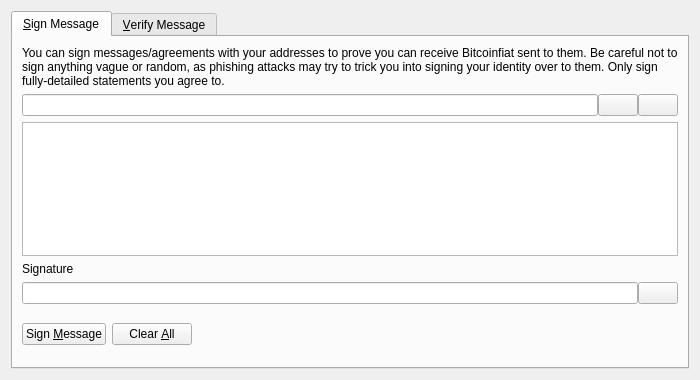
<?xml version="1.0" encoding="UTF-8"?>
<ui version="4.0">
 <class>SignVerifyMessageDialog</class>
 <widget class="QDialog" name="SignVerifyMessageDialog">
  <property name="geometry">
   <rect>
    <x>0</x>
    <y>0</y>
    <width>700</width>
    <height>380</height>
   </rect>
  </property>
  <property name="windowTitle">
   <string>Signatures - Sign / Verify a Message</string>
  </property>
  <property name="modal">
   <bool>true</bool>
  </property>
  <layout class="QVBoxLayout" name="verticalLayout">
   <item>
    <widget class="QTabWidget" name="tabWidget">
     <property name="currentIndex">
      <number>0</number>
     </property>
     <widget class="QWidget" name="tabSignMessage">
      <attribute name="title">
       <string>&amp;Sign Message</string>
      </attribute>
      <layout class="QVBoxLayout" name="verticalLayout_SM">
       <item>
        <widget class="QLabel" name="infoLabel_SM">
         <property name="text">
          <string>You can sign messages/agreements with your addresses to prove you can receive Bitcoinfiat sent to them. Be careful not to sign anything vague or random, as phishing attacks may try to trick you into signing your identity over to them. Only sign fully-detailed statements you agree to.</string>
         </property>
         <property name="textFormat">
          <enum>Qt::PlainText</enum>
         </property>
         <property name="wordWrap">
          <bool>true</bool>
         </property>
        </widget>
       </item>
       <item>
        <layout class="QHBoxLayout" name="horizontalLayout_1_SM">
         <property name="spacing">
          <number>0</number>
         </property>
         <item>
          <widget class="QValidatedLineEdit" name="addressIn_SM">
           <property name="toolTip">
            <string>The Bitcoinfiat address to sign the message with</string>
           </property>
          </widget>
         </item>
         <item>
          <widget class="QPushButton" name="addressBookButton_SM">
           <property name="toolTip">
            <string>Choose previously used address</string>
           </property>
           <property name="text">
            <string/>
           </property>
           <property name="shortcut">
            <string>Alt+A</string>
           </property>
           <property name="autoDefault">
            <bool>false</bool>
           </property>
          </widget>
         </item>
         <item>
          <widget class="QPushButton" name="pasteButton_SM">
           <property name="toolTip">
            <string>Paste address from clipboard</string>
           </property>
           <property name="text">
            <string/>
           </property>
           <property name="shortcut">
            <string>Alt+P</string>
           </property>
           <property name="autoDefault">
            <bool>false</bool>
           </property>
          </widget>
         </item>
        </layout>
       </item>
       <item>
        <widget class="QPlainTextEdit" name="messageIn_SM">
         <property name="toolTip">
          <string>Enter the message you want to sign here</string>
         </property>
        </widget>
       </item>
       <item>
        <widget class="QLabel" name="signatureLabel_SM">
         <property name="text">
          <string>Signature</string>
         </property>
         <property name="textFormat">
          <enum>Qt::PlainText</enum>
         </property>
        </widget>
       </item>
       <item>
        <layout class="QHBoxLayout" name="horizontalLayout_2_SM">
         <property name="spacing">
          <number>0</number>
         </property>
         <item>
          <widget class="QLineEdit" name="signatureOut_SM">
           <property name="font">
            <font>
             <italic>true</italic>
            </font>
           </property>
           <property name="readOnly">
            <bool>true</bool>
           </property>
          </widget>
         </item>
         <item>
          <widget class="QPushButton" name="copySignatureButton_SM">
           <property name="toolTip">
            <string>Copy the current signature to the system clipboard</string>
           </property>
           <property name="text">
            <string/>
           </property>
           <property name="autoDefault">
            <bool>false</bool>
           </property>
          </widget>
         </item>
        </layout>
       </item>
       <item>
        <layout class="QHBoxLayout" name="horizontalLayout_3_SM">
         <item>
          <widget class="QPushButton" name="signMessageButton_SM">
           <property name="toolTip">
            <string>Sign the message to prove you own this Bitcoinfiat address</string>
           </property>
           <property name="text">
            <string>Sign &amp;Message</string>
           </property>
           <property name="autoDefault">
            <bool>false</bool>
           </property>
          </widget>
         </item>
         <item>
          <widget class="QPushButton" name="clearButton_SM">
           <property name="toolTip">
            <string>Reset all sign message fields</string>
           </property>
           <property name="text">
            <string>Clear &amp;All</string>
           </property>
           <property name="autoDefault">
            <bool>false</bool>
           </property>
          </widget>
         </item>
         <item>
          <spacer name="horizontalSpacer_1_SM">
           <property name="orientation">
            <enum>Qt::Horizontal</enum>
           </property>
           <property name="sizeHint" stdset="0">
            <size>
             <width>40</width>
             <height>48</height>
            </size>
           </property>
          </spacer>
         </item>
         <item>
          <widget class="QLabel" name="statusLabel_SM">
           <property name="font">
            <font>
             <weight>75</weight>
             <bold>true</bold>
            </font>
           </property>
           <property name="text">
            <string/>
           </property>
           <property name="wordWrap">
            <bool>true</bool>
           </property>
          </widget>
         </item>
         <item>
          <spacer name="horizontalSpacer_2_SM">
           <property name="orientation">
            <enum>Qt::Horizontal</enum>
           </property>
           <property name="sizeHint" stdset="0">
            <size>
             <width>40</width>
             <height>48</height>
            </size>
           </property>
          </spacer>
         </item>
        </layout>
       </item>
      </layout>
     </widget>
     <widget class="QWidget" name="tabVerifyMessage">
      <attribute name="title">
       <string>&amp;Verify Message</string>
      </attribute>
      <layout class="QVBoxLayout" name="verticalLayout_VM">
       <item>
        <widget class="QLabel" name="infoLabel_VM">
         <property name="text">
          <string>Enter the receiver's address, message (ensure you copy line breaks, spaces, tabs, etc. exactly) and signature below to verify the message. Be careful not to read more into the signature than what is in the signed message itself, to avoid being tricked by a man-in-the-middle attack. Note that this only proves the signing party receives with the address, it cannot prove sendership of any transaction!</string>
         </property>
         <property name="textFormat">
          <enum>Qt::PlainText</enum>
         </property>
         <property name="alignment">
          <set>Qt::AlignLeading|Qt::AlignLeft|Qt::AlignTop</set>
         </property>
         <property name="wordWrap">
          <bool>true</bool>
         </property>
        </widget>
       </item>
       <item>
        <layout class="QHBoxLayout" name="horizontalLayout_1_VM">
         <property name="spacing">
          <number>0</number>
         </property>
         <item>
          <widget class="QValidatedLineEdit" name="addressIn_VM">
           <property name="toolTip">
            <string>The Bitcoinfiat address the message was signed with</string>
           </property>
          </widget>
         </item>
         <item>
          <widget class="QPushButton" name="addressBookButton_VM">
           <property name="toolTip">
            <string>Choose previously used address</string>
           </property>
           <property name="text">
            <string/>
           </property>
           <property name="shortcut">
            <string>Alt+A</string>
           </property>
           <property name="autoDefault">
            <bool>false</bool>
           </property>
          </widget>
         </item>
        </layout>
       </item>
       <item>
        <widget class="QPlainTextEdit" name="messageIn_VM"/>
       </item>
       <item>
        <widget class="QValidatedLineEdit" name="signatureIn_VM"/>
       </item>
       <item>
        <layout class="QHBoxLayout" name="horizontalLayout_2_VM">
         <item>
          <widget class="QPushButton" name="verifyMessageButton_VM">
           <property name="toolTip">
            <string>Verify the message to ensure it was signed with the specified Bitcoinfiat address</string>
           </property>
           <property name="text">
            <string>Verify &amp;Message</string>
           </property>
           <property name="autoDefault">
            <bool>false</bool>
           </property>
          </widget>
         </item>
         <item>
          <widget class="QPushButton" name="clearButton_VM">
           <property name="toolTip">
            <string>Reset all verify message fields</string>
           </property>
           <property name="text">
            <string>Clear &amp;All</string>
           </property>
           <property name="autoDefault">
            <bool>false</bool>
           </property>
          </widget>
         </item>
         <item>
          <spacer name="horizontalSpacer_1_VM">
           <property name="orientation">
            <enum>Qt::Horizontal</enum>
           </property>
           <property name="sizeHint" stdset="0">
            <size>
             <width>40</width>
             <height>48</height>
            </size>
           </property>
          </spacer>
         </item>
         <item>
          <widget class="QLabel" name="statusLabel_VM">
           <property name="font">
            <font>
             <weight>75</weight>
             <bold>true</bold>
            </font>
           </property>
           <property name="text">
            <string/>
           </property>
           <property name="wordWrap">
            <bool>true</bool>
           </property>
          </widget>
         </item>
         <item>
          <spacer name="horizontalSpacer_2_VM">
           <property name="orientation">
            <enum>Qt::Horizontal</enum>
           </property>
           <property name="sizeHint" stdset="0">
            <size>
             <width>40</width>
             <height>48</height>
            </size>
           </property>
          </spacer>
         </item>
        </layout>
       </item>
      </layout>
     </widget>
    </widget>
   </item>
  </layout>
 </widget>
 <customwidgets>
  <customwidget>
   <class>QValidatedLineEdit</class>
   <extends>QLineEdit</extends>
   <header>qvalidatedlineedit.h</header>
  </customwidget>
 </customwidgets>
 <resources>
  <include location="../bitcoinfiat.qrc"/>
 </resources>
 <connections/>
</ui>
